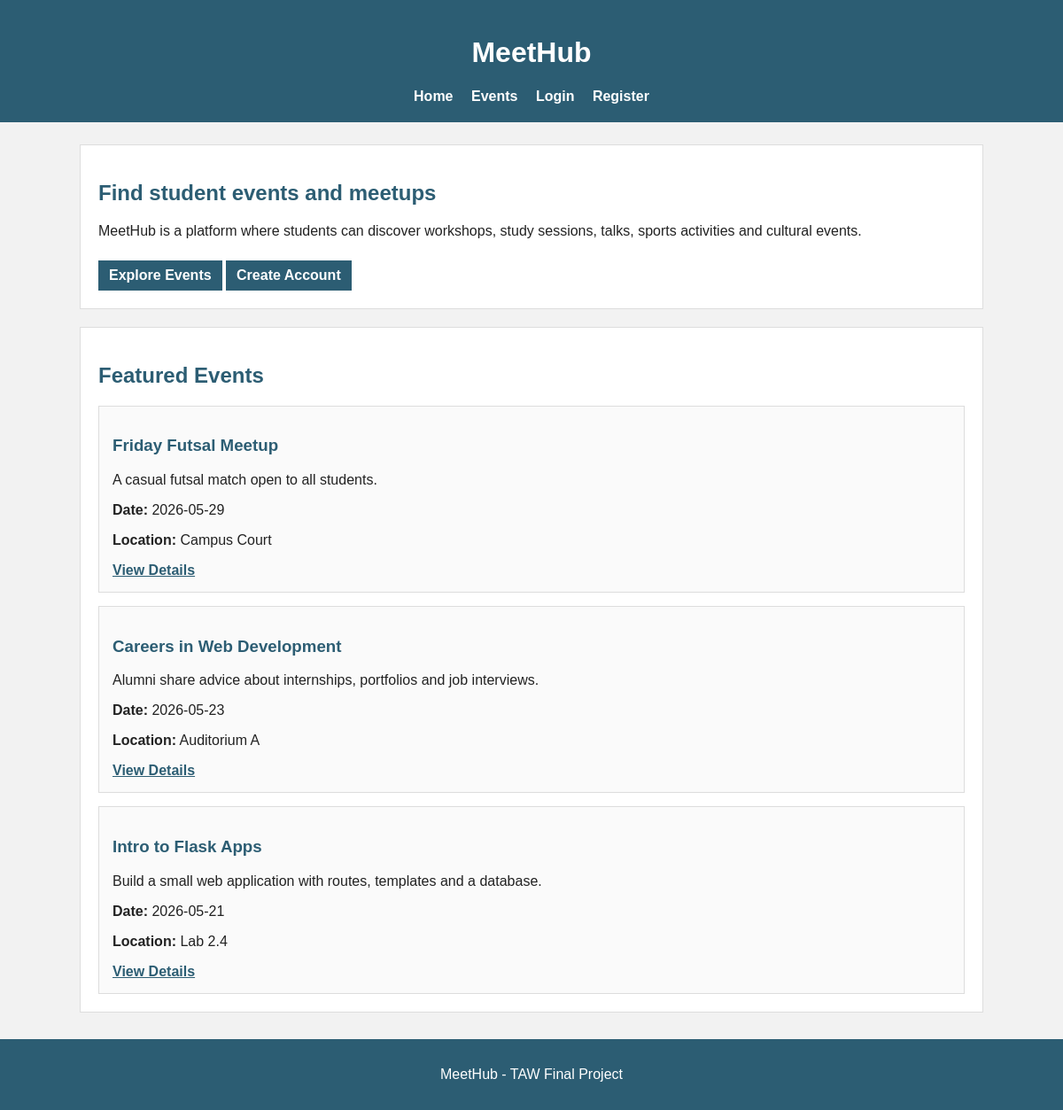
The page / on the database its author committed.
### models.py (models this page shows)
class BaseModel(Model):
    class Meta:
        database = db

class Event(BaseModel):
    title = CharField()
    short_description = CharField()
    description = TextField()
    date = DateField()
    time = TimeField()
    location = CharField()
    organizer = CharField()
    max_participants = IntegerField(default=30)
    category = ForeignKeyField(Category, backref="events")

### app.py (the view)
@app.route("/")
def index():
    events = Event.select().order_by(Event.date.desc()).limit(3)
    return render_template("index.html", events=events, user=current_user())

### app.py (called while the page is built)
@app.before_request
def before_request():
    db.connect(reuse_if_open=True)

@app.after_request
def after_request(response):
    if not db.is_closed():
        db.close()
    return response

def current_user():
    if "user_id" in session:
        return User.get_or_none(User.id == session["user_id"])
    return None

### templates/index.html
{% extends "base.html" %}
{% block content %}
<section>
  <h2>Find student events and meetups</h2>
  <p>
    MeetHub is a platform where students can discover workshops, study sessions,
    talks, sports activities and cultural events.
  </p>
  <a class="button" href="{{ url_for('events') }}">Explore Events</a>
  {% if not user %}
    <a class="button" href="{{ url_for('register') }}">Create Account</a>
  {% endif %}
</section>
<section>
  <h2>Featured Events</h2>
  {% for event in events %}
    <article>
      <h3>{{ event.title }}</h3>
      <p>{{ event.short_description }}</p>
      <p><strong>Date:</strong> {{ event.date }}</p>
      <p><strong>Location:</strong> {{ event.location }}</p>
      <a href="{{ url_for('event_detail', event_id=event.id) }}">View Details</a>
    </article>
  {% else %}
    <p>No events available yet.</p>
  {% endfor %}
</section>
{% endblock %}

### static/style.css (style rules this page uses)
body { font-family: Arial, sans-serif; background-color: #f2f2f2; margin: 0; color: #222; }
section { background-color: white; padding: 20px; margin-bottom: 20px; border: 1px solid #ddd; }
article { background-color: #fafafa; padding: 15px; margin-top: 15px; border: 1px solid #ddd; }
h1, h2, h3 { color: #2c5d73; }
a { color: #2c5d73; font-weight: bold; }
button, .button { background-color: #2c5d73; color: white; padding: 8px 12px; border: none; text-decoration: none; display: inline-block; margin-top: 8px; }

### rows shown on the page
Event: title "Friday Futsal Meetup", short_description "A casual futsal match open to all students.", date "2026-05-29", location "Campus Court"
Event: title "Careers in Web Development", short_description "Alumni share advice about internships, portfolios and job interviews.", date "2026-05-23", location "Auditorium A"
Event: title "Intro to Flask Apps", short_description "Build a small web application with routes, templates and a database.", date "2026-05-21", location "Lab 2.4"
